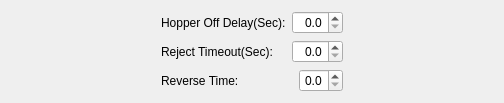
           <widget class="QWidget" name="page_reciprocating">
            <layout class="QVBoxLayout" name="verticalLayout_5">
             <item>
              <layout class="QHBoxLayout" name="horizontalLayout_65">
               <property name="leftMargin">
                <number>150</number>
               </property>
               <property name="rightMargin">
                <number>150</number>
               </property>
               <item>
                <widget class="QLabel" name="label_58">
                 <property name="text">
                  <string>Hopper Off Delay(Sec):</string>
                 </property>
                </widget>
               </item>
               <item>
                <widget class="QDoubleSpinBox" name="hopper_off_delay">
                 <property name="sizePolicy">
                  <sizepolicy hsizetype="Fixed" vsizetype="Fixed">
                   <horstretch>0</horstretch>
                   <verstretch>0</verstretch>
                  </sizepolicy>
                 </property>
                 <property name="toolTip">
                  <string>How long after detecting a part at the main conveyor entrance before deactivating the hopper conveyor</string>
                 </property>
                 <property name="alignment">
                  <set>Qt::AlignRight|Qt::AlignTrailing|Qt::AlignVCenter</set>
                 </property>
                 <property name="decimals">
                  <number>1</number>
                 </property>
                 <property name="maximum">
                  <double>20.000000000000000</double>
                 </property>
                </widget>
               </item>
              </layout>
             </item>
             <item>
              <layout class="QHBoxLayout" name="horizontalLayout_66">
               <property name="leftMargin">
                <number>150</number>
               </property>
               <property name="rightMargin">
                <number>150</number>
               </property>
               <item>
                <widget class="QLabel" name="label_59">
                 <property name="text">
                  <string>Reject Timeout(Sec):</string>
                 </property>
                </widget>
               </item>
               <item>
                <widget class="QDoubleSpinBox" name="part_reject_timeout">
                 <property name="sizePolicy">
                  <sizepolicy hsizetype="Fixed" vsizetype="Fixed">
                   <horstretch>0</horstretch>
                   <verstretch>0</verstretch>
                  </sizepolicy>
                 </property>
                 <property name="toolTip">
                  <string>How much time the flex feeder should run reject cycle before feeding another part</string>
                 </property>
                 <property name="alignment">
                  <set>Qt::AlignRight|Qt::AlignTrailing|Qt::AlignVCenter</set>
                 </property>
                 <property name="decimals">
                  <number>1</number>
                 </property>
                 <property name="maximum">
                  <double>20.000000000000000</double>
                 </property>
                </widget>
               </item>
              </layout>
             </item>
             <item>
              <layout class="QHBoxLayout" name="horizontalLayout_57">
               <property name="leftMargin">
                <number>150</number>
               </property>
               <property name="rightMargin">
                <number>150</number>
               </property>
               <item>
                <widget class="QLabel" name="label_50">
                 <property name="text">
                  <string>Reverse Time:</string>
                 </property>
                </widget>
               </item>
               <item>
                <widget class="QDoubleSpinBox" name="reverse_time">
                 <property name="sizePolicy">
                  <sizepolicy hsizetype="Fixed" vsizetype="Fixed">
                   <horstretch>0</horstretch>
                   <verstretch>0</verstretch>
                  </sizepolicy>
                 </property>
                 <property name="toolTip">
                  <string>How long to run main conveyor in reverse after part found at front of feeder</string>
                 </property>
                 <property name="alignment">
                  <set>Qt::AlignRight|Qt::AlignTrailing|Qt::AlignVCenter</set>
                 </property>
                 <property name="decimals">
                  <number>1</number>
                 </property>
                 <property name="maximum">
                  <double>2.000000000000000</double>
                 </property>
                 <property name="singleStep">
                  <double>0.100000000000000</double>
                 </property>
                </widget>
               </item>
              </layout>
             </item>
            </layout>
           </widget>
